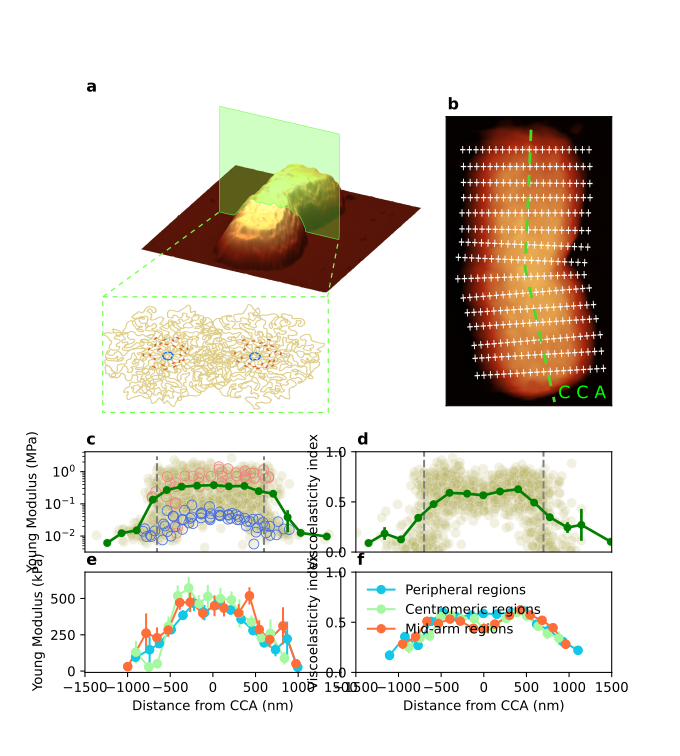

Write Python code to recreate this figure.
import numpy as np
import pandas as pd
import matplotlib.pyplot as plt
import matplotlib.ticker as ticker
import matplotlib.transforms as mtransforms
from matplotlib.gridspec import GridSpec
import seaborn as sns
from scipy.stats import sem
from PIL import Image


# ---- Plotting ----
# single column width = 8,9 cm, 2-column width = 18,2 cm
cm = 1/2.54  # centimeters in inches
# fig = plt.figure(figsize=(18.2*cm, 15*cm))

fig = plt.figure(figsize=(18*cm, 20*cm))

gs = GridSpec(5, 6, figure=fig)
# gs = fig.add_gridspec(5, 6, hspace=0.4, wspace=0.4)
# # axes = gs.subplots()
ax = fig.subplot_mosaic([['a', 'b'],
                         ['c', 'd'],
                         ['e', 'f']])
for val in ax.values():
    val.axis("off")
ax['a'] = fig.add_subplot(gs[0:3, :4])
ax['b'] = fig.add_subplot(gs[0:3, 4:6])
ax['c'] = fig.add_subplot(gs[3:4, :3])
ax['d'] = fig.add_subplot(gs[3:4, 3:])
ax['e'] = fig.add_subplot(gs[4:, :3])
ax['f'] = fig.add_subplot(gs[4:, 3:])


for label, a in ax.items():
    # label physical distance to the left and up:
    trans = mtransforms.ScaledTranslation(1/72, 3/72, fig.dpi_scale_trans)
    a.text(0.0, 1.0, label, transform=a.transAxes + trans,
            fontsize='large', weight='bold', va='bottom', fontfamily='sans-serif')

    
img_path = "Chromosome_indentationGrid_CCA.tiff"
# creating image object
img1 = Image.open(img_path)
# using convert method for img1
# img1 = img.convert("L")
ax['b'].imshow(img1, aspect="equal")
ax['b'].xaxis.set_major_locator(ticker.NullLocator())
ax['b'].yaxis.set_major_locator(ticker.NullLocator())

# ---- Chromosome cross-section cartoon ----
img_path = "Chromatids_CrossSection.png"
# creating image object
img = Image.open(img_path)
# using convert method for img1
# img1 = img.convert("L")
width, height = img.size[0], img.size[1]
print(width, height)
# basewidth, hsize = int(width * 5), int(height * 5)
# img = img.resize((basewidth, hsize), Image.Resampling.LANCZOS)
print(img.size)
ax['a'].imshow(img, aspect="equal")
ax['a'].axis('off')

# ---- Custom function for binning all the data points ----
def lin_bin_YM(x, y, n_bins, err):
    boundaries = np.linspace(min(x), max(x), n_bins+1)
    x_m = []
    y_m = []
    x_er = []
    y_er = []
    ym_err = []
    for i in range(n_bins):
        sel = np.array((x > boundaries[i]) & (x <= boundaries[i+1]))
        ym_err = [err[i] for i in range(len(sel)) if sel[i]]
        x_m.append(np.average([x[i] for i in range(len(sel)) if sel[i]]))
        y_m.append(np.average([y[i] for i in range(len(sel)) if sel[i]]))
        x_er.append(sem([x[i] for i in range(len(sel)) if sel[i]]))
        y_er.append(sem([y[i] for i in range(len(sel)) if sel[i]]))
    return np.array(x_m), np.array(y_m), np.array(x_er), np.array(y_er)

''' Processing the results of the Young Modulus analysis'''

df10 = pd.read_csv("20240424_YM_AcrossChromatids_AllData10.txt", sep='\t')
df20 = pd.read_csv("20240424_YM_AcrossChromatids_AllData20.txt", sep='\t')
df = pd.concat([df10, df20], axis=0, ignore_index=True)

df = df[df['ALL_ym'] > 0]
df = df[df['ALL_err'] > 0]

print(df["ALL_ym"].mean())
print(df["ALL_err"].mean())
print(df.columns)

print("Average Young Modulus (kPa) for inner part: {} ± {}"
      .format(df.query('ALL_dist <= 700 | ALL_dist > -700')["ALL_ym"].mean().round(2),
              df.query('ALL_dist <= 700 | ALL_dist > -700')["ALL_ym"].sem().round(2)))

df_var = df[(df["ALL_dist"] <= 700) & (df["ALL_dist"] >= -700)].groupby("chrm", as_index=False)["ALL_ym"].std()
print(df_var)
print("Average Standard dev: " + str(df_var["ALL_ym"].mean()) + " ± " + str(df_var["ALL_ym"].sem()))


# ---- Young Modulus obtained via fit ----
n_bins = 15
binned_data = lin_bin_YM(np.array(df['ALL_dist']), np.array(df['ALL_ym']), n_bins, np.array(df['ALL_err']))
dist_bin, ym_bin, xerr_bin, yerr_bin = binned_data[0], binned_data[1], binned_data[2], binned_data[3]

''' Processing the results of the Viscoelasticity analysis'''

df10_eta = pd.read_csv("20240424_ViscIndex_AcrossChromatids_AllData10.txt", sep='\t')
df20_eta = pd.read_csv("20240424_ViscIndex_AcrossChromatids_AllData20.txt", sep='\t')
df_eta = pd.concat([df10_eta, df20_eta], axis=0, ignore_index=True)
df_eta = df_eta[df_eta['ALL_eta'] >= 0]
df_eta = df_eta[df_eta['ALL_eta'] <= 1]
# print(df_eta)

# ---- Custom function for binning all the data points ----
def lin_bin_eta(x, y, n_bins):
    boundaries = np.linspace(min(x), max(x), n_bins+1)
    x_m = []
    y_m = []
    x_er = []
    y_er = []
    for i in range(n_bins):
        sel = np.array((x > boundaries[i]) & (x <= boundaries[i+1]))
        x_m.append(np.average([x[i] for i in range(len(sel)) if sel[i]]))
        y_m.append(np.average([y[i] for i in range(len(sel)) if sel[i]]))
        x_er.append(sem([x[i] for i in range(len(sel)) if sel[i]]))
        y_er.append(sem([y[i] for i in range(len(sel)) if sel[i]]))
    return np.array(x_m), np.array(y_m), np.array(x_er), np.array(y_er)

# ---- ViscIndex ----
n_bins = 15
binned_data = lin_bin_eta(np.array(df_eta['ALL_dist']), np.array(df_eta['ALL_eta']), n_bins)
dist_bin, ym_bin, xerr_bin, yerr_bin = binned_data[0], binned_data[1], binned_data[2], binned_data[3]

# ---- Plotting Young Modulus and Viscoelasticity index ----
c_palette = sns.color_palette('rocket')
palette = 'rocket'
# # # Binning and calculating the average of the binned data
binned_data = lin_bin_YM(np.array(df['ALL_dist']), np.array(df['ALL_ym'] / 1000), n_bins, np.array(df['ALL_err']))
dist_bin, ym_bin, xerr_bin, yerr_bin = binned_data[0], binned_data[1], binned_data[2], binned_data[3]
sns.scatterplot(x=df['ALL_dist'], y=df['ALL_ym'] / 1000, s=55, alpha=0.2, ax=ax['c'], c='darkkhaki')
ax['c'].errorbar(dist_bin, ym_bin, xerr=xerr_bin, yerr=yerr_bin, fmt='.-', c='green', markeredgewidth=3, linewidth=2)
sns.scatterplot(x=df[df["chrm"] == 'PS220410']['ALL_dist'], y=df[df["chrm"] == 'PS220410']['ALL_ym'] / 1000,
                s=55, ax=ax['c'], facecolors='none', edgecolor='lightcoral', alpha=1.0)
sns.scatterplot(x=df[df["chrm"] == 'PS091154']['ALL_dist'], y=df[df["chrm"] == 'PS091154']['ALL_ym'] / 1000,
                s=55, ax=ax['c'], facecolors='none', edgecolor='royalblue', alpha=1.0)
# ax['c'].set_xlabel("Distance from CCA (nm)")
ax['c'].set_xlabel('')
ax['c'].set_xticks([])
ax['c'].set_ylabel("Young Modulus (MPa)")
ymax = df['ALL_ym'].max()/1000
ax['c'].set_yscale('log')
# ax['c'].set_ylim(0, 3)
# ax['c'].set_xlim(-1500, 1500)
ax['c'].vlines(x=[-700, 700], ymin=0, ymax=3, colors='gray', ls='--')


# # # Binning and calculating the average of the binned data
binned_data = lin_bin_eta(np.array(df_eta['ALL_dist']), np.array(df_eta['ALL_eta']), n_bins)
dist_bin, ym_bin, xerr_bin, yerr_bin = binned_data[0], binned_data[1], binned_data[2], binned_data[3]
sns.scatterplot(x=df_eta['ALL_dist'], y=df_eta['ALL_eta'], s=55, alpha=0.2, ax=ax['d'], c='darkkhaki')
ax['d'].errorbar(dist_bin, ym_bin, xerr=xerr_bin, yerr=yerr_bin, fmt='.-', c='green', markeredgewidth=3, linewidth=2)
# ax['d'].set_xlabel("Distance from CCA (nm)")
ax['d'].set_xlabel('')
ax['d'].set_xticks([])
ax['d'].set_ylabel("Viscoelasticity index")
ax['d'].set_ylim(0, 1)
ax['d'].set_xlim(-1500, 1500)
ax['d'].vlines(x=[-700, 700], ymin=0, ymax=ymax, colors='gray', ls='--')

# adding the profiles for Peripheral, mid-arm and centromeric regions
# Palettes used in the figures
c_palette = sns.color_palette('rainbow')
palette = [c_palette[1], c_palette[3], c_palette[5]]
df_profiles = pd.read_csv("Cent_Arm_Tel_BinnedProfiles_YM_eta.csv", sep=",")
ax['e'].set_xlabel('Distance from CCA (nm)')
ax['e'].set_ylabel('Young Modulus (kPa)')
ax['e'].plot(df_profiles["tel_dist_ym"], df_profiles["tel_ym"],
             color=c_palette[1], linestyle='solid', marker='o', label='Peripheral regions')
ax['e'].errorbar(df_profiles["tel_dist_ym"], df_profiles["tel_ym"],
                 xerr=df_profiles["tel_dist_ym_err"], yerr=df_profiles["tel_ym_err"],
                 fmt='o', c=c_palette[1])
ax['e'].plot(df_profiles["cent_dist_ym"], df_profiles["cent_ym"],
             color=c_palette[3], linestyle='solid', marker='o', label='Centromeric regions')
ax['e'].errorbar(df_profiles["cent_dist_ym"], df_profiles["cent_ym"],
                 xerr=df_profiles["cent_dist_ym_err"], yerr=df_profiles["cent_ym_err"],
                 fmt='o', c=c_palette[3])
ax['e'].plot(df_profiles["arm_dist_ym"], df_profiles["arm_ym"],
             color=c_palette[5], linestyle='solid', marker='o', label='Mid-arm regions')
ax['e'].errorbar(df_profiles["arm_dist_ym"], df_profiles["arm_ym"],
                 xerr=df_profiles["arm_dist_ym_err"], yerr=df_profiles["arm_ym_err"],
                 fmt='o', c=c_palette[5])
ax['e'].set_xlim(-1500, 1500)
# Viscoelasticity
ax['f'].set_xlabel('Distance from CCA (nm)')
ax['f'].set_ylabel('Viscoelasticity index')
ax['f'].set_ylim(0, 1)
ax['f'].plot(df_profiles["tel_dist_eta"], df_profiles["tel_eta"],
             color=c_palette[1], linestyle='solid', marker='o', label='Peripheral regions')
ax['f'].errorbar(df_profiles["tel_dist_eta"], df_profiles["tel_eta"],
                 xerr=df_profiles["tel_dist_eta_err"], yerr=df_profiles["tel_eta_err"],
                 fmt='o', c=c_palette[1])
ax['f'].plot(df_profiles["cent_dist_eta"], df_profiles["cent_eta"],
             color=c_palette[3], linestyle='solid', marker='o', label='Centromeric regions')
ax['f'].errorbar(df_profiles["cent_dist_eta"], df_profiles["cent_eta"],
                 xerr=df_profiles["cent_dist_eta_err"], yerr=df_profiles["cent_eta_err"],
                 fmt='o', c=c_palette[3])
ax['f'].plot(df_profiles["arm_dist_eta"], df_profiles["arm_eta"],
             c=c_palette[5], linestyle='solid', marker='o', label='Mid-arm regions')
ax['f'].errorbar(df_profiles["arm_dist_eta"], df_profiles["arm_eta"],
                 xerr=df_profiles["arm_dist_eta_err"], yerr=df_profiles["arm_eta_err"],
                 fmt='o', c=c_palette[5])
ax['f'].legend(frameon=False)
ax['f'].set_xlim(-1500, 1500)
# saving the figure
plt.savefig("Fig_MechanicsAcrossChromatids.svg", dpi=800)

plt.tight_layout()
plt.show()